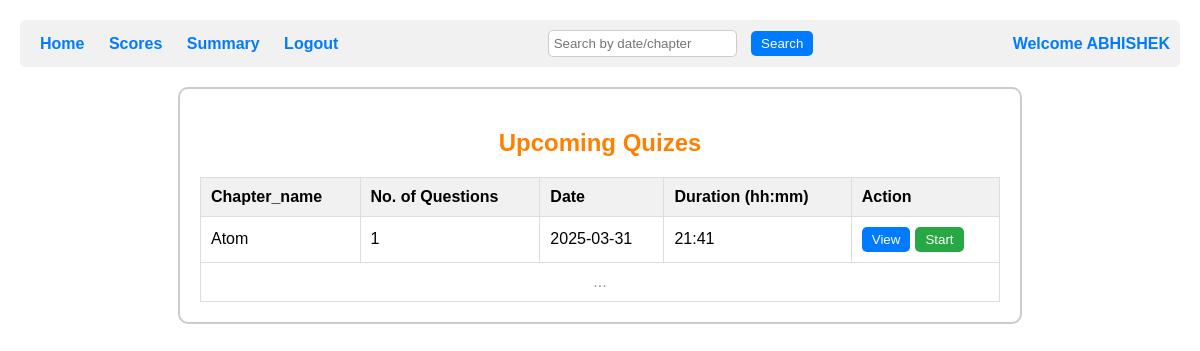
The page /user_home/1 on the database as committed earlier.
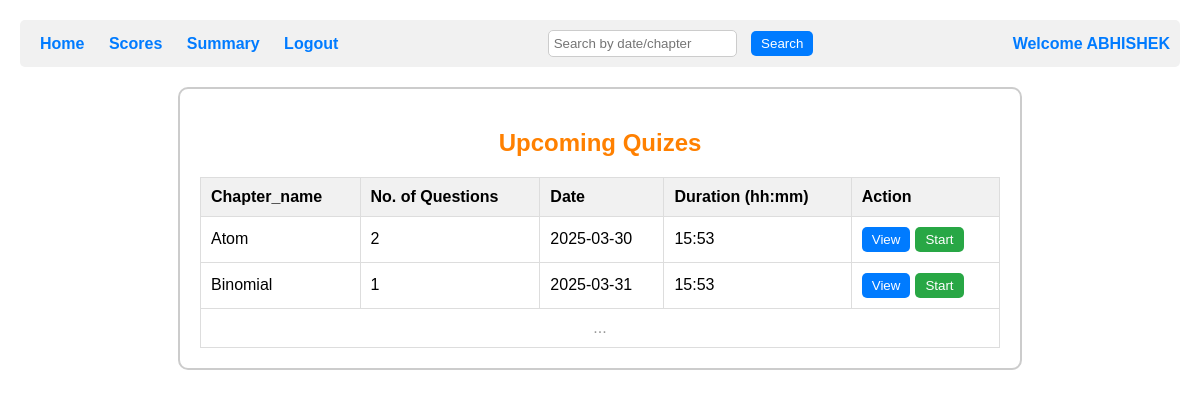
The same page on the database as committed later.
### backend/models.py (models this page shows)
class Quiz(db.Model):#class name should start with capital letter,tablename should start with small letter
    __tablename__ = 'quiz'
    quiz_id=db.Column(db.Integer, primary_key=True,autoincrement=True)#iska student id se kuch lena dena nahi hai
    chapter_id=db.Column(db.Integer, db.ForeignKey('chapters.chapter_id'), nullable=False)
    date_quiz=db.Column(db.String(80), nullable=False)
    time_duration=db.Column(db.Integer, nullable=False)
    chapter_name=db.Column(db.String(80) , nullable=False)#remember it has relationship with chapters tables as of chapter_name
    questions_of_a_quiz_id = db.relationship('Questions', cascade='all, delete', backref='quiz', lazy=True)# it tells all the questions of a quiz(here we are getting quiz through quiz id)

### backend/controllers.py (the view)
@app.route("/user_home/<int:user_id>")
def user_home(user_id):
    user=Admin_User_Details.query.filter_by(id=user_id).first().Full_name
    subjects=Subjects.query.all()
    question_counts = {}
    subject=Subjects.query.all()
    chapter=Chapters.query.all()
    for subject in subjects:
        for chapter in subject.chapters_of_a_subject_id:
            count = Questions.query.filter_by(chapter_id=chapter.chapter_id).count()
            question_counts[chapter.chapter_id] = count # Store count for each chapter and creating dictionary
    quiz_details=Quiz.query.all()
    return render_template("1_user_home.html",user=user,quizes=quiz_details,question_counts=question_counts,user_id=user_id)

### templates/1_user_home.html (shortened to what this page needs)
<!DOCTYPE html>
<html lang="en">
<head>
    <link rel="stylesheet" href="/static/css/1_user_home.css">
</head>
<body>
    <div class="header">
        <div>
            <a href="/user_home/{{user_id}}">Home</a>
            <a href="/score/{{user_id}}">Scores</a>
            <a href="/user_summary/{{user_id}}">Summary</a>
            <a href="/">Logout</a>
        </div>
        <div class="search">
            <form action="/search_user_home/{{user_id}}" method="post">
                <input type="text" name="search" placeholder="Search by date/chapter">
                <button type="submit">Search</button>
            </form>
        </div>
        <div class="welcome">Welcome {{user}}</div>
    </div>
    <div class="dashboard">
        <h2>Upcoming Quizes</h2>
        <table>
            <thead>
                <tr>
                    <th>Chapter_name</th>
                    <th>No. of Questions</th>
                    <th>Date</th>
                    <th>Duration (hh:mm)</th>
                    <th>Action</th>
                </tr>
            </thead>
            <tbody>
                {% if quizes %}
                {% for quiz in quizes %}
                <tr>
                    <td>{{quiz.chapter_name}}</td>
                    <td>{{question_counts[quiz.chapter_id]}}</td>
                    <td>{{quiz.date_quiz}}</td>
                    <td>{{quiz.time_duration}}</td>
                    <td>
                        <div class="action-buttons">
                            <a href="/view_details/{{quiz.chapter_id}}/{{user_id}}"><button class="view-button">View</button></a>
                            <a href="/start_test/{{quiz.quiz_id}}/{{user_id}}"><button class="start-button">Start</button></a>
                        </div>
                    </td>
                </tr>
                {% endfor %}
                {% else %}
                <tr>
                    <td colspan="5" style="text-align: center;" >No quizes found</td>
                </tr>
                {% endif %}
                <tr>
                    <td colspan="5" class="ellipsis">...</td>
                </tr>
            </tbody>
        </table>
    </div>
</body>
</html>

Rows that differ between the two databases and show on the page:
changed Quiz "Atom": chapter "1" → "2"; date_quiz "2025-03-31" → "2025-03-30"; time_duration "21:41" → "15:53"
added Quiz: chapter_name "Binomial", question_counts "1", date_quiz "2025-03-31", time_duration "15:53"
